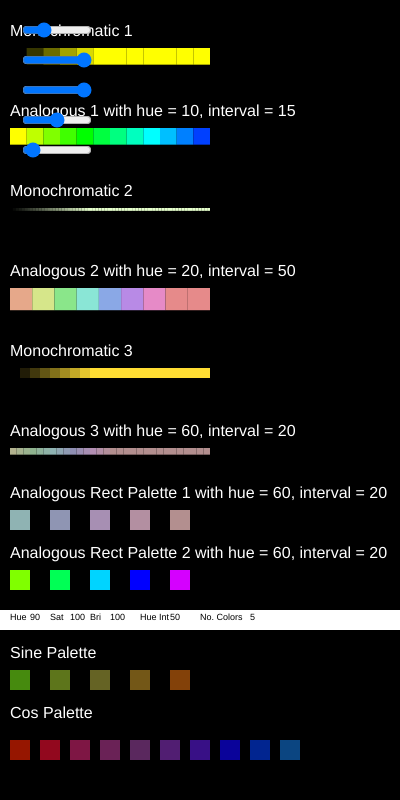
Frame 1 (no input)
Frame 60 (no input): identical to frame 1, image omitted
Frame 120 (the mouse pressed at the canvas centre since frame 60): identical to frame 1, image omitted

The p5.js sketch that drew this single still picture (run headless with seeded random() and noise() and a simulated clock; from frame 60 on, the mouse is pressed at the canvas centre):

// p5.js sketch
// ── sketch.js
///
/// Generating computational pallettes.
/// by Evan Raskob <e.raskob@gold.ac.uk>
//
/// - Demonstrating how to use HSB to create pallettes.
/// - Use this as a template for your assignment.

/// Different pallettes are implemented in separate functions
/// so you can choose which to run in your main draw() loop.
/// Each one takes in a start x and y coordinate and the size
/// of the pallette to draw on the screen, so you can draw
/// multiple pallettes at the same time in different areas.

///---------------------------------------------------------
///---------------YOUR TASK-----------------------------------
///---------------------------------------------------------

/// Look for lines that start with '// FINISH THIS'

/// 1. Look over all the code
/// 2. Finish the createAnalogousPalette() function according to the instructions
/// 3. Create 4 different color palettes using *only* createAnalogousPalette() and
///   createMonochromaticPalette() and draw them using drawPalette(). Explain the
///   theory behind each one in a brief comment when you create it (at least give
///   the name of the colour scheme). Try to use terms from the class readings
///   and your previous experiments.
///
///   See also http://printingcode.runemadsen.com/lecture-color/

///---------------------------------------------------------------------

///---------------------------------------------------------

// A monochromatic color scheme. That means it is all the same colour (hue),
// with different shades represented by using fixed intervals of brightness.
// Note that the saturation stays the same throughout.

// Variables
let hSlider, sSlider, bSlider, asSlider, abSlider;

/**
 * @param {Number} hue Hue angle for this color range, from 0-359
 * @param {Number} sat how "colorful" or gray this color is, from 0-100
 * @param {Number} numberOfColors number of colors in this pallette
 * @returns {Array} An array of colour values
 */
function createMonochromaticPalette(hue, sat, numberOfColors) {
  let palette = []; // empty array to fill with colours and return at end
  let maxBrightness = 255; // max brightness value for a colour

  colorMode(HSB); // correct color mode for color() function

  // for all shades of this colour, calculate colour values and add to array
  for (let colorIndex = 0; colorIndex < numberOfColors; colorIndex++) {
    let currentBrightness = (maxBrightness * colorIndex) / numberOfColors;
    let currentColor = color(hue, sat, currentBrightness);

    palette.push(currentColor);
  }

  // return array of colours
  return palette;
}

///---------------------------------------------------------
/// Finish this function! See below:
///---------------------------------------------------------

// Analogous colors: This is a polychromatic color scheme using
// fixed intervals of changing hue angles to generate a pallette
// of multiple hues (colors) that are close to one another.
//
// In other words, to create a pallette of 6 colours, start with
// a hue angle (say 0) and increase it by a fixed amount (say
// 30 degrees) 6 times to create 6 different color swatches of
// hues 0, 30, 60, 90, 120, 150. Brightness and saturation stay the same.

// RGB to HSL Converter

function RGBConvertHSL(r, g, b) {
  r /= 255;
  g /= 255;
  b /= 255;
  const l = Math.max(r, g, b);
  const s = l - Math.min(r, g, b);
  const h = s
    ? l === r
      ? (g - b) / s
      : l === g
      ? 2 + (b - r) / s
      : 4 + (r - g) / s
    : 0;

  hsl = [
    60 * h < 0 ? 60 * h + 360 : 60 * h,
    100 * (s ? (l <= 0.5 ? s / (2 * l - s) : s / (2 - (2 * l - s))) : 0),
    (100 * (2 * l - s)) / 2,
  ];

  return hsl;
}

//Sine Palette
function createSinePalette(numberOfColors, frequency) {
  let palette = [];
  colorMode(HSB);

  for (var i = 0; i < numberOfColors; i++) {
    r = Math.sin(frequency * i + 0) * 127 + 128;
    g = Math.sin(frequency * i + 2) * 127 + 128;
    b = Math.sin(frequency * i + 4) * 127 + 128;

    convert = RGBConvertHSL(r, g, b);

    hue = convert[0];
    sat = convert[1];
    bright = convert[2];

    let currentColor = color(hue, sat, bright);

    // FINISH THIS: add the colour to the palette array
    // your code goes here...
    palette.push(currentColor);
  }

  return palette;
}

//Cosine Palette
function createCosinePalette(numberOfColors, frequency) {
  let palette = [];
  colorMode(HSB);

  for (var i = 0; i < numberOfColors; i++) {
    r = Math.cos(frequency * i + 0) * 127 + 128;
    g = Math.cos(frequency * i + 2) * 127 + 128;
    b = Math.cos(frequency * i + 4) * 127 + 128;

    convert = RGBConvertHSL(r, g, b);

    hue = convert[0];
    sat = convert[1];
    bright = convert[2];

    let currentColor = color(hue, sat, bright);

    // FINISH THIS: add the colour to the palette array
    // your code goes here...
    palette.push(currentColor);
  }

  return palette;
}

/**
 * @param {Number} hue Hue angle for this color range, from 0-359
 * @param {Number} sat how "colorful" or gray this color is, from 0-100
 * @param {Number} bright brightness of colours, from 0-255
 * @param {Number} hueInterval interval between hue values for each colour (hue is 0-360 total)
 * @param {Number} numberOfColors number of colors in this pallette
 * @returns {Array} An array of colour values
 */
function createAnalogousPalette(hue, sat, bright, hueInterval, numberOfColors) {
  let palette = []; // empty array to fill with colours and return at end

  colorMode(HSB); // correct color mode for color() function
  let circleCycle = floor((hueInterval * numberOfColors) / 360);

  for (let colorIndex = 0; colorIndex < numberOfColors; colorIndex++) {
    // FINISH THIS: how do we calculate the current hue at this point in the loop?

    let currentHue = hue + hueInterval * colorIndex; // Fix this! It's not 0. What if it goes over 360?
    // This if loop checks if the current hue goes above 360 and if so it subtracts 360 multiplyed by the circle cycle.
    if (currentHue > 360) {
      currentHue - 360 * circleCycle;
    }

    // calculate current colour: is this correct?
    let currentColor = color(currentHue, sat, bright);

    // FINISH THIS: add the colour to the palette array
    // your code goes here...
    palette.push(currentColor);
  }

  // FINISH THIS: return the palette at the end
  // ...
  return palette;
}

//--------------------------------------------------------------
//--------------------------------------------------------------
// Drawing functions
//--------------------------------------------------------------

/**
 * Draw any array of colours, i.e. a palette.
 *
 * @param {Array} palette Array of colour values to draw
 * @param {Number} startX Start x coordinate for pallette
 * @param {Number} startY Start y coordinate for pallette
 * @param {Number} size Size of the entire pallette to draw on the screen in pixels
 */
function drawPallette(palette, startX, startY, size) {
  let numberOfColors = palette.length; // total colours to draw

  // size of each of the pallette's color swatches in pixels
  let swatchSize = size / numberOfColors;

  push(); // save drawing state
  translate(startX, startY); // move to start x,y position

  for (let colorIndex = 0; colorIndex < numberOfColors; colorIndex++) {
    noStroke();
    rectMode(CORNER);

    // draw color square
    fill(palette[colorIndex]);
    rect(0, 0, swatchSize, swatchSize);

    // move drawing cursor to next position for next loop
    translate(swatchSize, 0);
  }
  pop(); // return to original drawing state
}

//----------------------

// FINISH THIS: complete the drawPalletteRectPattern() function below to draw a row of rectangular
//  colour swatches with some space between them:

/**
 * Draw a pattern (row) of colourful boxes, with spacing between them using array of colours,
 *   e.g. a palette.
 *
 * @param {Array} palette Array of colour values to draw
 * @param {Number} startX Start x coordinate for pallette
 * @param {Number} startY Start y coordinate for pallette
 * @param {Number} rectSize Size of each rectangular colour area to draw, in pixels
 * @param {Number} rectSpacing Spacing between rectangular colour areas
 */
function drawPalletteRectPattern(
  palette,
  startX,
  startY,
  rectSize,
  rectSpacing
) {
  let numberOfColors = palette.length; // total colours to draw

  // size of each of the pallette's color swatches in pixels

  push(); // save drawing state
  translate(startX, startY); // move to start x,y position

  for (let colorIndex = 0; colorIndex < numberOfColors; colorIndex++) {
    noStroke();
    rectMode(CORNER); // draw based on top corner

    // draw color square at current position with current colour
    fill(palette[colorIndex]);

    rect(0, 0, rectSize, rectSize);

    // FINISH THIS: move drawing cursor to next swatch's position for next loop.
    // Take into account the size of this swatch and spacing between.
    // (see function above)

    translate(rectSpacing + rectSize, 0);
  }
  pop(); // return to original drawing state
}

//--------------------------------------------------------------
//--------------------------------------------------------------
/// Global variables

let monochromaticPalette; // this will hold our palette array
let analogousPalette; // this will hold our palette array

// FINISH THIS: save your custom palettes into these arrays
// using our two functions, with different arguments:

let myPalette1; // this will hold another palette array
let myPalette2; // this will hold another palette array

//--------------------------------------------------------------

///-------------------------------------------
///----------SETUP----------------------------
///-------------------------------------------

function setup() {
  /// You can change the size of your drawing canvas if needed!
  createCanvas(400, 800);

  // Slider Controls

  hSlider = createSlider(0, 360, 90);
  hSlider.position(20, 20);
  hSlider.style("width", "70px");
  sSlider = createSlider(0, 100, 100);
  sSlider.position(20, 50);
  sSlider.style("width", "70px");
  bSlider = createSlider(0, 100, 100);
  bSlider.position(20, 80);
  bSlider.style("width", "70px");

  asSlider = createSlider(0, 100, 50);
  asSlider.position(20, 110);
  asSlider.style("width", "70px");
  abSlider = createSlider(0, 100, 5);
  abSlider.position(20, 140);
  abSlider.style("width", "70px");

  // We can use HSB mode as follows
  // from (https://p5js.org/reference/#/p5/colorMode):
  // Setting colorMode(HSB) lets you use the HSB system instead.
  // By default, this is colorMode(HSB, 360, 100, 100, 1).
  // You can also use HSL instead of HSB.

  colorMode(HSB);

  let hue = 60;
  let sat = 200;
  let bright = 200;
  let hueInterval = 15;
  let numberOfColors = 12;

  // calculate palettes
  monochromaticPalette = createMonochromaticPalette(hue, sat, numberOfColors);
  analogousPalette = createAnalogousPalette(
    hue,
    sat,
    bright,
    hueInterval,
    numberOfColors
  );

  // FINISH THIS: create your own palettes:
  myPalette1 = createMonochromaticPalette(90, 20, 70);
  myPalette2 = createAnalogousPalette(20, 40, 90, 50, 9);
  myPalette3 = createMonochromaticPalette(50, 80, 20);
  myPalette4 = createAnalogousPalette(60, 20, 70, 20, 30);
  myPalette5 = createAnalogousPalette(180, 20, 70, 50, 5);
  myPalette7 = createSinePalette(5, 0.3);
  myPalette8 = createCosinePalette(10, 0.3);
}

///-------------------------------------------
///----------DRAW----------------------------
///-------------------------------------------

/// draw the pallettes.

function draw() {
  background(0);
  noStroke();

  //Sliders
  const h = hSlider.value();
  const s = sSlider.value();
  const b = bSlider.value();
  const as = asSlider.value();
  const ab = abSlider.value();

  myPalette6 = createAnalogousPalette(h, s, b, as, ab);

  // Label the pallette. See https://p5js.org/reference/#/p5/text
  fill(180); // gray
  textSize(16);
  /** 
  //To create a unified appearance and feel, monochromatic color schemes use a single hue in a variety of tints and tones. Despite the absence of color contrast, it often comes across as incredibly pristine and glossy. You can also quickly adjust the brightness and darkness of your colors. This scheme use hue 10, with 200 number of colurs
  */
  text("Monochromatic 1", 10, 48 - 12);

  drawPallette(monochromaticPalette, 10, 48, 200);

  fill(180); // gray
  textSize(16);
  /** 
   The color combinations known as analogous color schemes are those found adjacent to one another on the color wheel. They often resemble one another due to their near proximity on the color wheel, which results in a pleasing color scheme.  This scheme use hue 10 with 12 number of colors and an interval of 15
  */
  text("Analogous 1 with hue = 10, interval = 15", 10, 128 - 12);
  // draw with hue = 10
  drawPallette(analogousPalette, 10, 128, 200);

  /// draw other pallettes below -- possibly resize your canvas.
  fill(180); // gray
  textSize(16);
  /** 
  //To create a unified appearance and feel, monochromatic color schemes use a single hue in a variety of tints and tones. Despite the absence of color contrast, it often comes across as incredibly pristine and glossy. You can also quickly adjust the brightness and darkness of your colors. This scheme use hue 50, with 20 number of colurs
  */
  text("Monochromatic 2", 10, 208 - 12);

  drawPallette(myPalette1, 10, 208, 200);

  fill(180); // gray
  textSize(16);
  /** 
   The color combinations known as analogous color schemes are those found adjacent to one another on the color wheel. They often resemble one another due to their near proximity on the color wheel, which results in a pleasing color scheme.  This scheme use hue 20 with 9 number of colors and an interval of 50
  */
  text("Analogous 2 with hue = 20, interval = 50", 10, 288 - 12);
  // draw with hue = 20
  drawPallette(myPalette2, 10, 288, 200);

  fill(180); // gray
  textSize(16);
  /** 
  //To create a unified appearance and feel, monochromatic color schemes use a single hue in a variety of tints and tones. Despite the absence of color contrast, it often comes across as incredibly pristine and glossy. You can also quickly adjust the brightness and darkness of your colors. This scheme use hue 10, with 200 number of colurs
  */
  text("Monochromatic 3", 10, 368 - 12);

  drawPallette(myPalette3, 10, 368, 200);

  fill(180); // gray
  textSize(16);
  /** 
   The color combinations known as analogous color schemes are those found adjacent to one another on the color wheel. They often resemble one another due to their near proximity on the color wheel, which results in a pleasing color scheme.  This scheme use hue 60 with 30 number of colors and an interval of 20
  */
  text("Analogous 3 with hue = 60, interval = 20", 10, 448 - 12);
  // draw with hue = 60
  drawPallette(myPalette4, 10, 448, 200);

  fill(180); // gray
  textSize(16);
  text("Analogous Rect Palette 1 with hue = 60, interval = 20", 10, 510 - 12);

  drawPalletteRectPattern(myPalette5, 10, 510, 20, 20);

  fill(180); // gray
  textSize(16);
  text("Analogous Rect Palette 2 with hue = 60, interval = 20", 10, 570 - 12);

  drawPalletteRectPattern(myPalette6, 10, 570, 20, 20);

  fill(180); // gray
  textSize(16);
  text("Sine Palette", 10, 670 - 12);

  drawPalletteRectPattern(myPalette7, 10, 670, 20, 20);

  fill(180); // gray
  textSize(16);
  text("Cos Palette", 10, 730 - 12);

  drawPalletteRectPattern(myPalette8, 10, 740, 20, 10);

  fill("white");
  rect(0, 610, width, 20);
  fill("black");
  textSize(9);
  text("Hue", 10, 620);
  text("Sat", 50, 620);
  text("Bri", 90, 620);
  text("Hue Int", 140, 620);
  text("No. Colors", 200, 620);
  text(h, 30, 620);
  text(s, 70, 620);
  text(b, 110, 620);
  text(as, 170, 620);
  text(ab, 250, 620);
}
